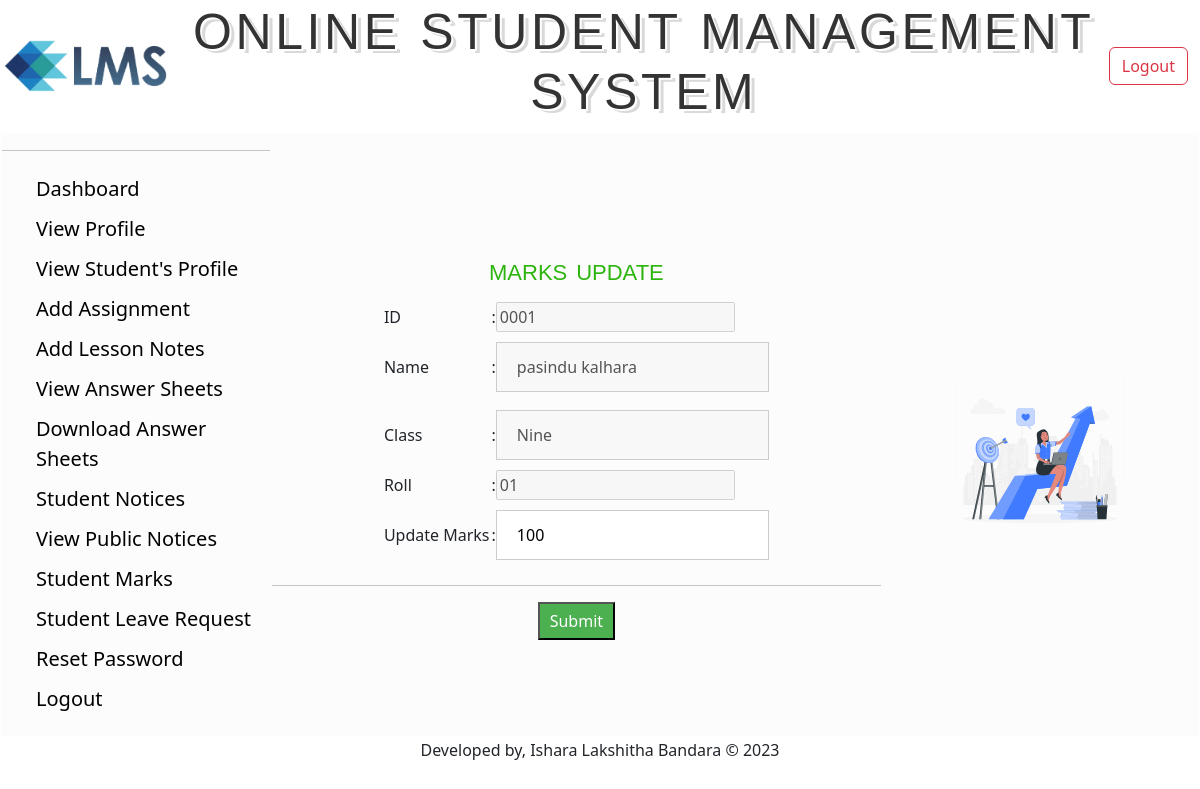
/Teacher/View/Marks.php?id=0001 (signed in), run on the app's committed database.
### tables this page shows
CREATE TABLE `student` (
  `id` varchar(20) NOT NULL,
  `name` varchar(70) NOT NULL,
  `email` varchar(70) NOT NULL,
  `mobile` varchar(70) NOT NULL,
  `gender` varchar(70) NOT NULL,
  `dob` varchar(10) NOT NULL,
  `class` varchar(10) NOT NULL,
  `section` varchar(10) NOT NULL,
  `roll` varchar(70) NOT NULL,
  `p_address` varchar(70) NOT NULL,
  `password` varchar(70) NOT NULL,
  `marks` varchar(10) NOT NULL
);

### Teacher/Model/DatabaseConnection.php (called while the page is built, shortened)
<?php
	function getStudentById($Id){
		$conn = getConnection();
		$sql = "select * from student where id='{$Id}'";
		$result = mysqli_query($conn, $sql);
		$row = mysqli_fetch_assoc($result);
		return $row;
	}
?>

### Teacher/View/Marks.php (the view, shortened to what this page needs)
<?php
require_once('../Model/DatabaseConnection.php');
$Id = $_GET['id'];
$User =  getStudentById($Id);
if (isset($_COOKIE['flag'])) {
?>
  <!DOCTYPE html>
  <html>
  <head>
  </head>
  <body>
    <table border="1" cellspacing="0" width="80%">
      <?php include("TeacherHeader.php") ?>
      <tr>
        <td width="270px">
          <div id="sidebar">
            <ul>
              <li><a href="TeacherDashboard.php">Dashboard</a></li>
                            <li><a href="ViewProfile.php">View Profile</a></li>
                            <li><a href="StudentList.php">View Student's Profile</a></li>
                            <li><a href="UploadAssignment.php">Add Assignment</a></li>
                            <li><a href="UploadNotes.php">Add Lesson Notes</a></li>
                            <li><a href="ViewUploadedNotes(Student).php">View Answer Sheets</a></li>
                            <li><a href="assignmentDashboard.php">Download Answer Sheets</a></li>
                            <li><a href="NoticeBoard.php">Student Notices</a></li>
                            <li><a href="ViewSchoolNotice.php">View Public Notices</a></li>
                            <li><a href="StudentListMarks.php">Student Marks</a></li>
                            <li><a href="LeaveRequest.php">Student Leave Request</a></li>
                            <li><a href="ChangePass.php">Reset Password</a></li>
                            <li><a href="../Controller/Logout.php">Logout</a></li>
            </ul>
          </div>
        </td>
        </td>
        <td align="center">
          <fieldset>
            <legend class="textlegend">MARKS update</legend>
            <form class="" id="MarksUpload" action="../Controller/MarksCheck.php" method="post" onsubmit="return Marks()">
              <table>
                <tr>
                  <td>ID</td>
                  <td>:<input type="number" id="id" name="ID" disabled value="<?php echo $User['id']; ?>"></td>
                </tr>
                <tr>
                  <td>Name</td>
                  <td>:<input type="text" id="name" name="name" disabled value="<?php echo $User['name']; ?>"></td>
                </tr>
                <tr>
                  <td>Class</td>
                  <td>:<input type="text" id="class" name="class" disabled value="<?php echo $User['class']; ?>"></td>
                </tr>
                <tr>
                  <td>Roll</td>
                  <td>:<input type="number" id="roll" name="roll" disabled value="<?php echo $User['roll']; ?>"></td>
                </tr>
                <tr>
                  <td>Update Marks</td>
                  <td>
                    :<input type="text" id="marks" name="marks" value="<?php echo $User['marks']; ?>">
                  </td>
                </tr>
              </table>
              <hr>
              <center>
                <input type="submit" name="upload" value="Submit">
              </center>
            </form>
          </fieldset>
        </td>
        <td align="center"><img height="200px" weight="80px" src="../Resources/grades.svg" alt=""></td>
    </table>
 <?php include("TeacherFooter.php") ?>
  </body>
  </html>
<?php
} else {
  header('location: LoginPage.php');
}
?>

### Teacher/css/sidebar.css (style rules this page uses)
#sidebar ul li { list-style-type: none; font-size: 20px; padding: 5px 2px; }
#sidebar ul li:last-child { border-bottom: 0; }
#sidebar ul li a { text-decoration: none; color: #000; }
input[type=submit] { background-color: #4CAF50; width: auto; color: white; padding: 5px 10px; cursor: pointer; }
input[type=text],input[type=email], input[type=password] { padding: 8px 20px; margin: 8px 0; display: inline-block; border: 1px solid #ccc; box-sizing: border-box; }

### Teacher/css/adminlogin.css (style rules this page uses)
input[type="text"], input[type="password"] { padding: 12px 20px; margin: 8px 0; display: inline-block; border: 1px solid #ccc; box-sizing: border-box; }
.textlegend { font-family: Verdana, Geneva, sans-serif; font-size: 32px; letter-spacing: 0px; word-spacing: 0px; color: #2DB50E; font-weight: normal; text-decoration: none; font-style: normal; font-variant: small-caps; text-transform: lowercase; }

### data on the page
student: ID "0001", name "pasindu kalhara", class "Nine", roll "01", marks "100"
